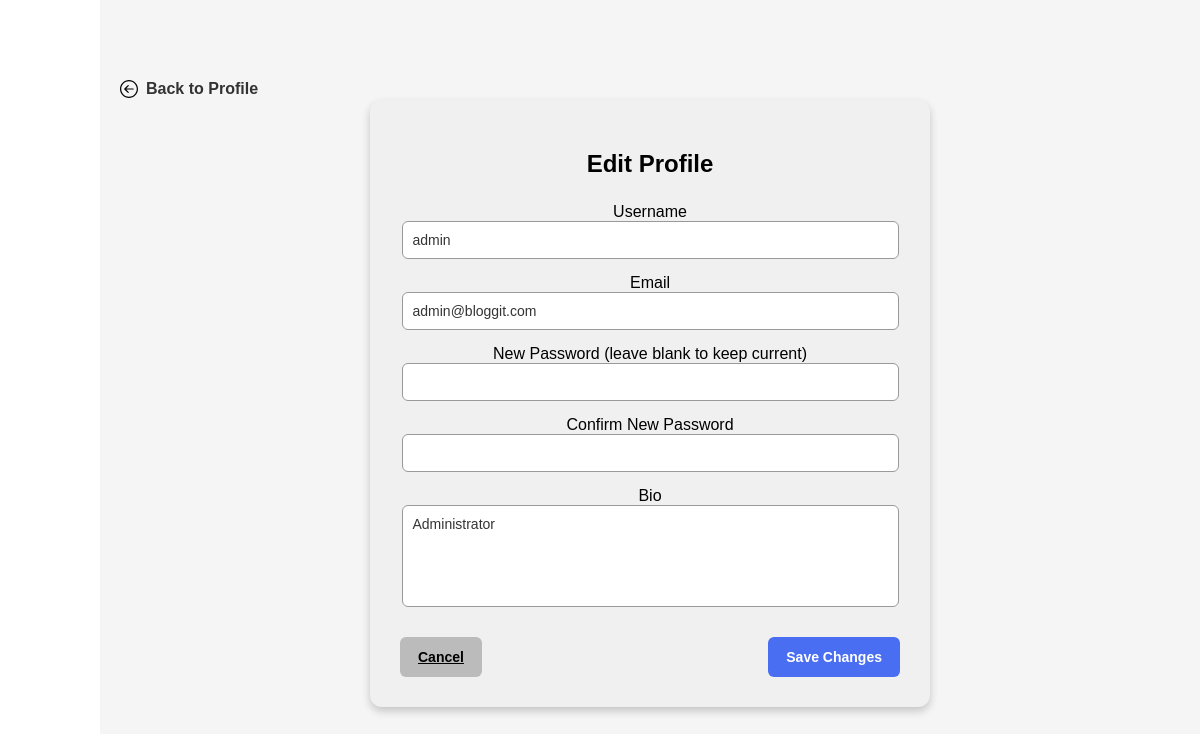
The page /pages/edit-profile.php (signed in) on the database its author committed.
### tables this page shows
CREATE TABLE `Users` (
    `user_id` INT NOT NULL AUTO_INCREMENT,
    `username` VARCHAR(50) NOT NULL,
    `first_name` VARCHAR(50) NOT NULL,
    `last_name` VARCHAR(50) NOT NULL,
    `email` VARCHAR(100) NOT NULL,
    `password` VARCHAR(255) NOT NULL,
    `pfp` VARCHAR(255) DEFAULT 'default-profile.png',
    `bio` TEXT,
    `role` ENUM('user', 'admin') DEFAULT 'user',
    `created_at` TIMESTAMP DEFAULT CURRENT_TIMESTAMP,
    PRIMARY KEY (`user_id`),
    UNIQUE KEY `username` (`username`),
    UNIQUE KEY `email` (`email`)
);

### pages/edit-profile.php (the view, shortened to what this page needs)
<?php
require_once '../sql/db_connect.php';
$user_id = $_SESSION['user_id'];
$stmt = $pdo->prepare("SELECT username, email, bio FROM Users WHERE user_id = :user_id");
$stmt->execute(['user_id' => $user_id]);
$userData = $stmt->fetch(PDO::FETCH_ASSOC);
?>
<!DOCTYPE html>
<html lang="en">
<head>
    <link rel="stylesheet" href="../styles/main.css">
    <link rel="stylesheet" href="../styles/edit-profile.css">
</head>
<body>
<div id="content">
    <div class="back-container">
        <a href="profile.php" class="back-link">
            <img src="../assets/back-button.svg" class="back-icon"> Back to Profile
        </a>
    </div>
    <div class="edit-profile-container">
        <h2>Edit Profile</h2>
        <form method="POST" class="profile-form">
            <div class="form-group">
                <label for="username">Username</label>
                <input type="text" name="username" id="username" required value="<?php echo htmlspecialchars($userData['username']); ?>">
            </div>
            <div class="form-group">
                <label for="email">Email</label>
                <input type="email" name="email" id="email" required value="<?php echo htmlspecialchars($userData['email']); ?>">
            </div>
            <div class="form-group">
                <label for="new_password">New Password (leave blank to keep current)</label>
                <input type="password" name="new_password" id="new_password">
            </div>
            <div class="form-group">
                <label for="confirm_password">Confirm New Password</label>
                <input type="password" name="confirm_password" id="confirm_password">
            </div>
            <div class="form-group">
                <label for="bio">Bio</label>
                <textarea name="bio" id="bio" placeholder="Tell us about yourself"><?php echo htmlspecialchars($userData['bio']); ?></textarea>
            </div>
            <div class="button-group">
                <a href="profile.php" class="btn cancel-btn">Cancel</a>
                <button type="submit" class="btn save-btn">Save Changes</button>
            </div>
        </form>
    </div>
</div>
</body>
</html>

### styles/main.css (style rules this page uses)
body { font-family: Arial, sans-serif; margin: 0; padding: 0; min-height: 100vh; }
#content { margin-left: 100px; padding: 20px; padding-bottom: 100px; width: calc(100% - 100px); box-sizing: border-box; justify-content: center; align-items: center; flex-grow: 1; background-color: #F5F5F5; }

### styles/edit-profile.css (style rules this page uses)
.edit-profile-container { background: #F0F0F0; padding: 30px; border-radius: 12px; width: 50%; max-width: 500px; box-shadow: 0px 4px 8px rgba(0, 0, 0, 0.2); text-align: center; position: relative; margin: 60px auto 80px auto; }
#content { display: flex; flex-direction: column; align-items: center; padding-top: 40px; padding-bottom: 60px; }
.back-container { position: absolute; left: 120px; top: 80px; }
.back-link { text-decoration: none; color: #333; font-size: 16px; font-weight: bold; display: flex; align-items: center; gap: 8px; }
.back-icon { width: 18px; height: 18px; }
.form-group { display: flex; flex-direction: column; align-items: center; width: 100%; padding-top: 5px; }
.form-group input, .form-group textarea { padding: 10px; border: 1px solid #999; border-radius: 6px; font-size: 14px; font-family: Arial, sans-serif; background: #FFF; color: #333; width: 95%; margin-bottom: 10px; }
.form-group textarea { height: 80px; resize: none; }
.button-group { display: flex; justify-content: space-between; margin-top: 20px; }
.btn { padding: 12px 18px; border: none; border-radius: 6px; font-size: 14px; cursor: pointer; font-weight: bold; }
.save-btn { background-color: #4A6EF2; color: white; }
.cancel-btn { background-color: #BBB; color: black; }

### rows shown on the page
users: username "admin", email "admin@bloggit.com", bio "Administrator"
